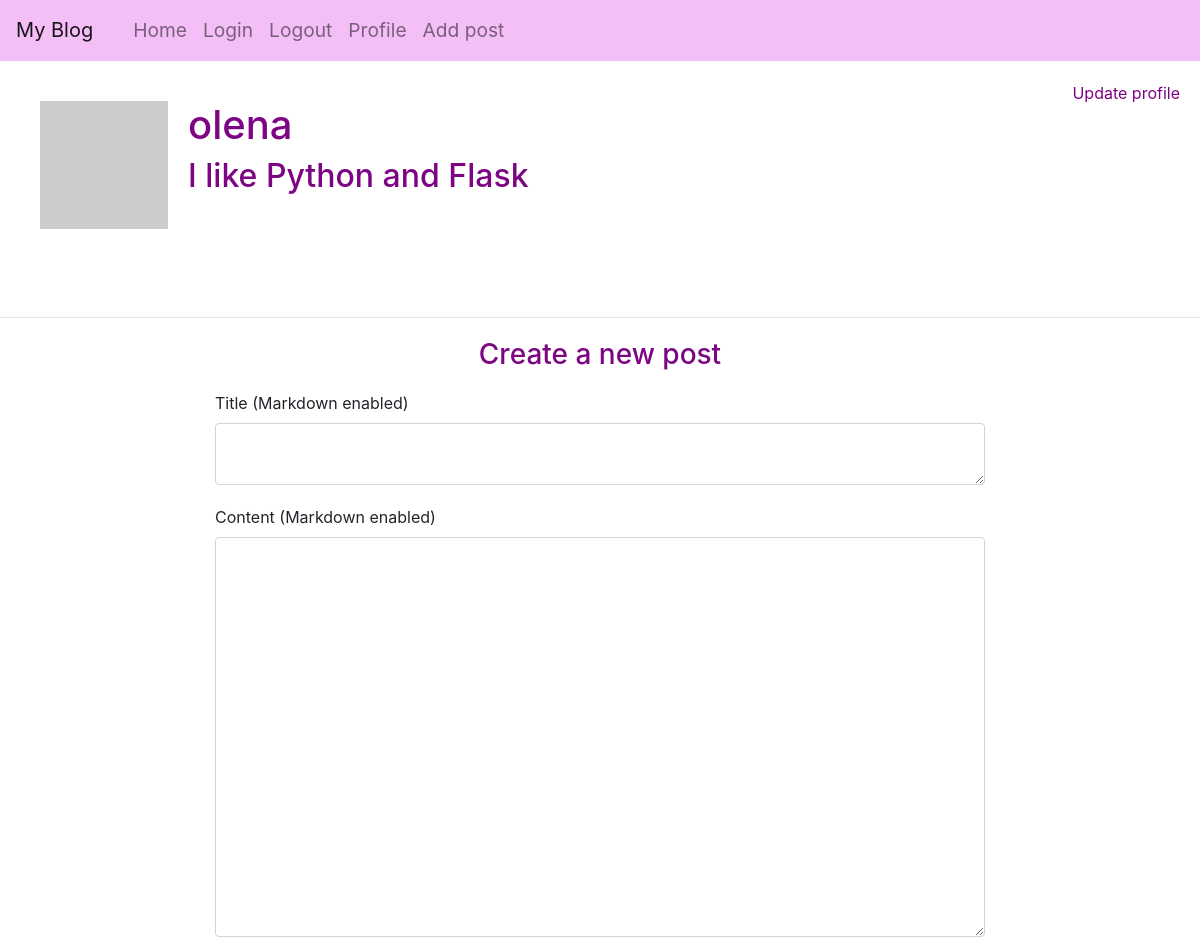
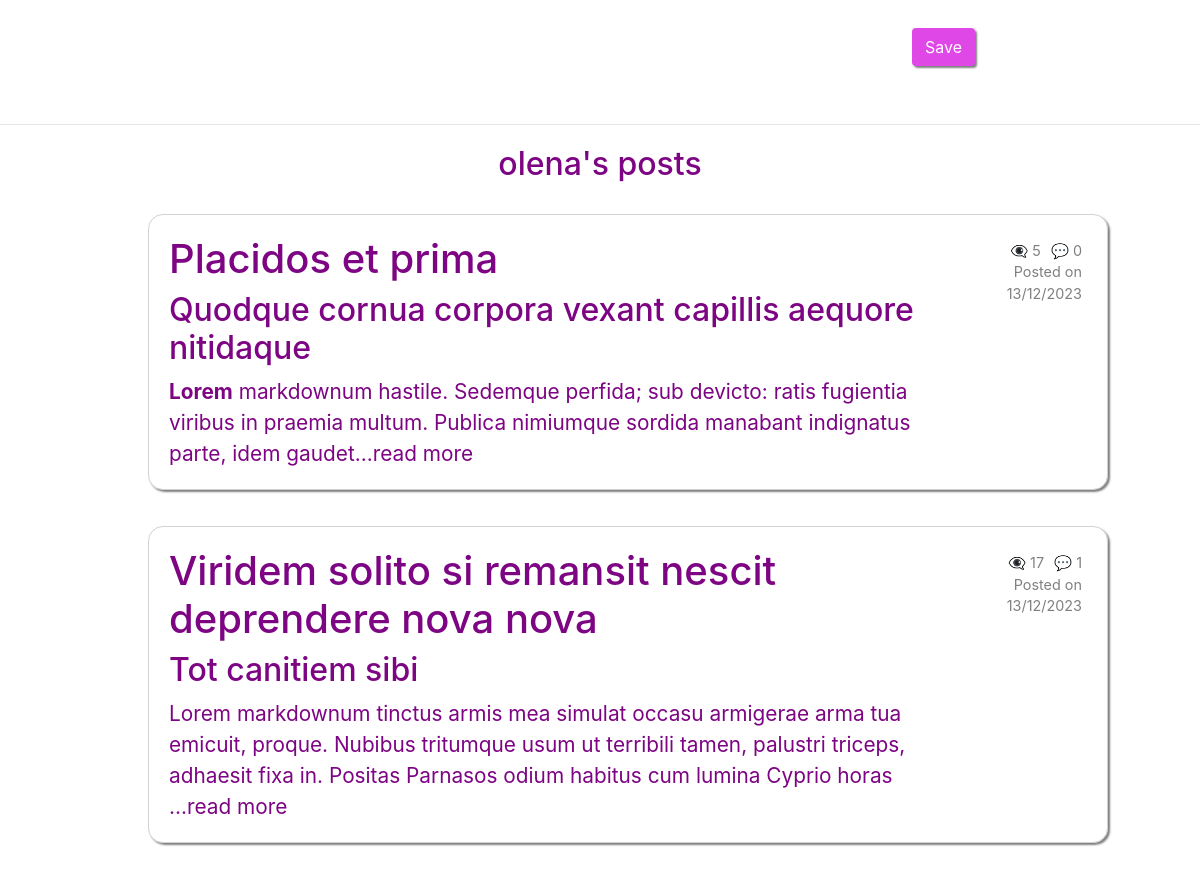
/user/olena (signed in), run on an earlier commit of the app's database (2 pictures, top to bottom).
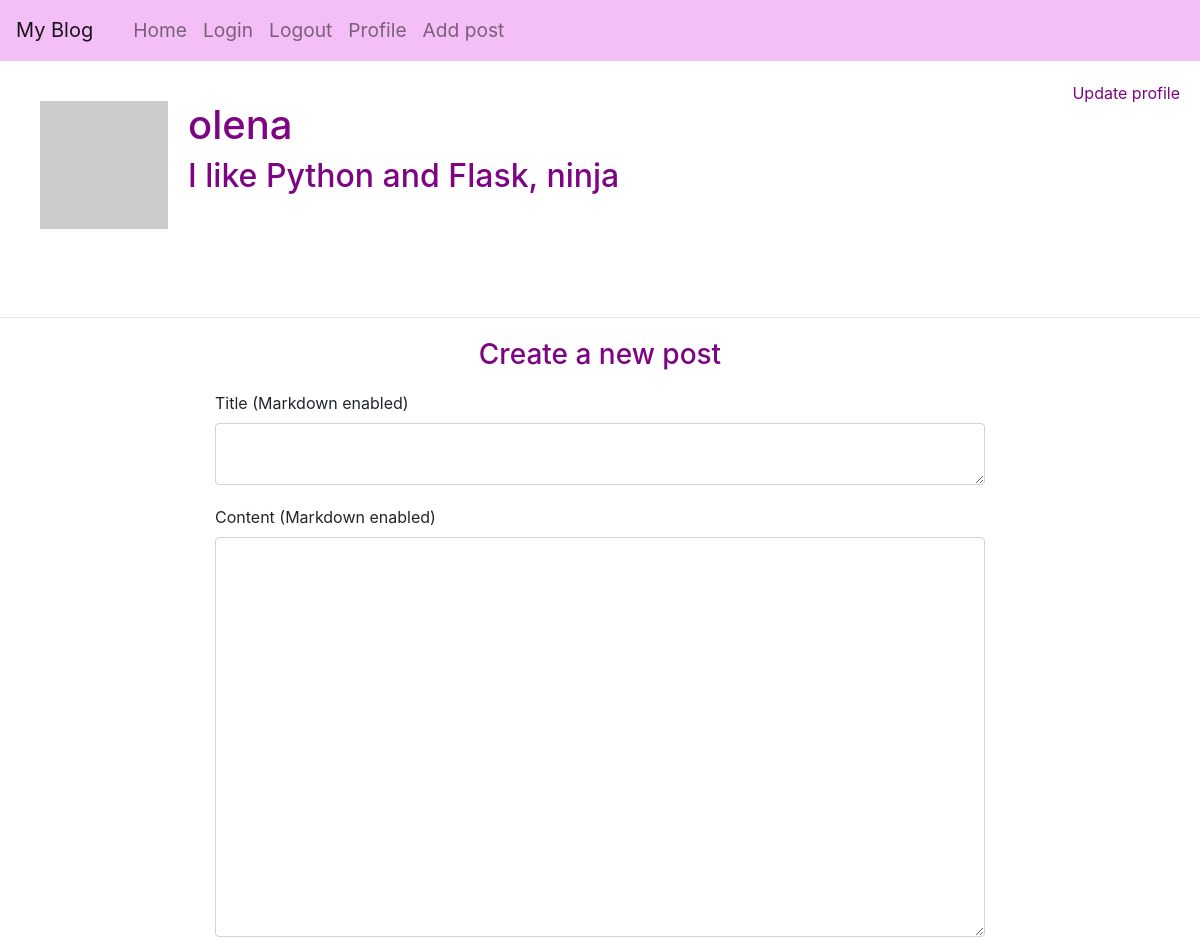
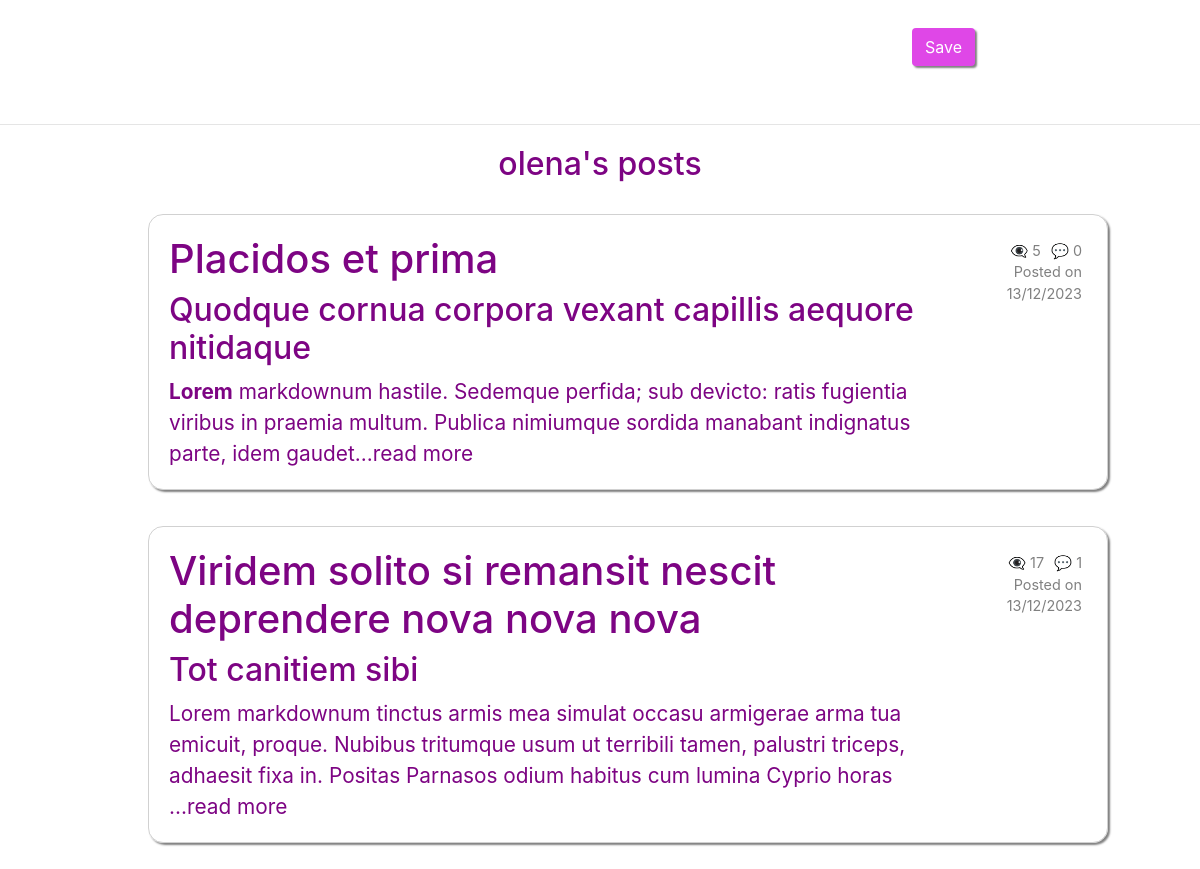
And on a later commit of the database (2 pictures, top to bottom).
### app/models/models.py (models this page shows, shortened)
class User(UserMixin, db.Model):
    __tablename__ = "user"
    id = db.Column(db.Integer, primary_key=True)
    username = db.Column(String(64), unique=True, nullable=False)
    email = db.Column(db.String(120), unique=True, nullable=False)
    isAdmin = db.Column(db.Boolean, nullable=False)
    password_hash = db.Column(String(256))
    profile_image = db.Column(String(256))
    info = db.Column(String(256))
    posts = db.relationship('Post', back_populates='user', cascade='all, delete-orphan')
    comments = db.relationship('Comment', back_populates='user', cascade='all, delete-orphan')
    def get_avatar(self, size):
        digest = md5(self.email.lower().encode('utf-8')).hexdigest()
        self.profile_image = f'https://www.gravatar.com/avatar/{digest}?d=identicon&s={size}'
        return self.profile_image

class Post(db.Model):
    __tablename__ = "post"
    id = db.Column(db.Integer, primary_key=True)
    title = db.Column(String(250))
    title_html = db.Column(db.String(250))
    body = db.Column(String(2500))
    body_html = db.Column(db.String(2500))
    timestamp = db.Column(DateTime, default=func.now())
    user_id = db.Column(db.Integer, db.ForeignKey('user.id'), nullable=False)
    user = db.relationship('User', back_populates='posts')
    comments = db.relationship('Comment', back_populates='post', cascade='all, delete-orphan')
    views = db.Column(db.Integer, server_default=str(0))
    def get_comments_length(self):
        commments = Comment.query.filter_by(post_id=self.id).all()
        return len(commments)

### app/routes/routes.py (the view, shortened to what this page needs)
@blueprint.route('/user/<username>', methods=["GET", "POST"])
@login_required
def user(username):
        user = User.query.filter_by(username=username).first_or_404()
        form = PostForm()
        user.profile_image = user.get_avatar(128)
        posts = Post.query.filter_by(user_id=user.id).order_by(Post.timestamp.desc()).all()
        return render_template('profile.html', user=user, form=form, posts=posts)

### app/forms/post_form.py
class PostForm(FlaskForm):
    title = PageDownField('Title (Markdown enabled)', validators=[DataRequired(), Length(min=0, max=250)])
    post = PageDownField('Content  (Markdown enabled)', render_kw={'class': 'form-control', 'rows': 10}, validators=[DataRequired(), Length(min=0, max=2500)])
    submit = SubmitField('Save')

### app/__init__.py (called while the page is built)
def create_app(test_config=None):
    app = Flask(__name__, instance_relative_config=True)
    app.config.from_object(Config)
    from app.models import db
    db.init_app(app)
    Bootstrap(app)
    PageDown(app)
    migrate = Migrate(app, db, render_as_batch=True)
    login = LoginManager(app)
    login.login_view = 'main.login'
    login.init_app(app)
    @login.user_loader
    def load_user(id):
        return db.session.get(User, int(id))
    from app.models.models import Post, User, MyModelView, Comment
    admin = Admin(app, name='my-blog', template_mode='bootstrap3')
    admin.add_view(MyModelView(User, db.session))
    admin.add_view(MyModelView(Post, db.session))
    admin.add_view(MyModelView(Comment, db.session))
    app.register_blueprint(blueprint)
    app.register_blueprint(error_blueprint)
    return app

### app/templates/profile.html
{% extends "base.html" %} {% import "bootstrap/wtf.html" as wtf %}{% block
content %}
<div class="avatar-username">
    <div class="avatar-username">
        <img src="{{ user.profile_image }}" width="128" height="128" />
        <div>
            <h1>{{ user.username }}</h1>
            {% if user.info %}
            <h2>{{user.info}}</h2>
            {% endif %}
        </div>
    </div>
    {% if current_user == user%}
    <div class="update-profile-link">
        <a href="{{ url_for('main.update_profile') }}">Update profile</a>
    </div>
    {% endif %}
</div>
<hr />
{% if current_user == user%}
<h3 class="greeting">Create a new post</h3>
<div class="container-fluid">
    <div class="row">
        <div class="col-lg-8 col-md-8 col-sm-10 col-xs-10">
            {{ wtf.quick_form(form)}}
        </div>
    </div>
</div>
<hr />
{% endif %} {% if posts %}
<h2 class="greeting">{{user.username}}'s posts</h2>
{% for post in posts%}
<div class="posts">
    <ul>
        <a href="{{url_for('main.post', id=post.id)}}" class="post-link">
            <li class="post">
                <div class="avatar-comment">
                    <div>
                        {% if post.title_html %} {{post.title_html | safe}} {%
                        else %}
                        <h1>{{post.title}}</h1>
                        {% endif %} {{(post.body_html | safe)[0:250]}}...read
                        more
                    </div>
                </div>
                <div class="comments-date">
                    <div class="comments-views">
                        {% if not post.views%}
                        <p>👁️‍🗨️ 0</p>
                        {% else %}
                        <p>👁️‍🗨️ {{post.views}}</p>
                        {% endif %}
                        <p>💬 {{post.get_comments_length()}}</p>
                    </div>
                    <p>Posted on</p>
                    <p>{{post.timestamp.strftime('%d/%m/%Y')}}</p>
                </div>
            </li></a
        >
    </ul>
</div>
{% endfor%} {% endif %} {% endblock %}

### app/templates/base.html (shortened to what this page needs)
<html>
    <head>
        <link
            rel="stylesheet"
            href="https://maxcdn.bootstrapcdn.com/bootstrap/4.0.0-beta.3/css/bootstrap.min.css"
        />
        <link rel="stylesheet" href="https://cdnjs.cloudflare.com/ajax/libs/font-awesome/6.5.1/css/all.min.css">
        <link rel="stylesheet" href="../static/style.css" />
    </head>
    <body>
        <nav class="navbar navbar-expand-lg navbar-light">
            <a class="navbar-brand" href="{{url_for('main.index')}}">My Blog</a>
            <div class="collapse navbar-collapse" id="navbarSupportedContent">
                <ul class="navbar-nav mr-auto">
                    <li class="nav-item">
                        <a class="nav-link" href="{{url_for('main.index')}}">Home</a>
                    </li>
                    <li class="nav-item">
                        <a class="nav-link" href="{{url_for('main.login')}}"
                            >Login</a
                        >
                    </li>
                    <li class="nav-item">
                        <a class="nav-link" href="{{url_for('main.logout')}}"
                            >Logout</a
                        >
                    </li>
                    <li class="nav-item">
                        <a
                            class="nav-link"
                            href="{{url_for('main.user', username=current_user.username)}}"
                            >Profile</a
                        >
                    </li>
                    <li class="nav-item">
                        <a
                            class="nav-link"
                            href="{{url_for('main.user', username=current_user.username)}}"
                            >Add post</a
                        >
                    </li>
                </ul>
            </div>
        </nav>
         {% block content %}{% endblock %}
    </body>
</html>

### app/static/style.css (style rules this page uses)
* { margin: 0; box-sizing: border-box; }
html { scroll-behavior: smooth; }
a { cursor: pointer; text-decoration: none; color: rgb(223, 71, 231); }
button, .btn { cursor: pointer; }
input { cursor: text; }
.row { justify-content: center; }
.form-control { margin-bottom: 20px; }
.btn { float: right; background: rgb(223, 71, 231); color: white; box-shadow: 2px 2px 2px grey; }
ul { list-style-type: none; margin-left: 1rem; font-size: larger; }
.navbar { background: rgba(223, 71, 231, 0.35); }
.greeting { text-align: center; color: rgb(125, 4, 131); margin: 20px 0; }
.posts { display: flex; flex-direction: column; align-items: center; }
.post { margin: 10px; border: 1px solid rgba(128, 128, 128, 0.364); border-radius: 15px; padding: 20px; box-shadow: 2px 2px 2px grey; width: 80vw; display: grid; grid-template-columns: 5fr 1fr; grid-template-rows: 1fr; }
.comments-date, .comments-date a { display: flex; flex-direction: column; font-size: 0.9rem; align-items: flex-end; justify-content: flex-start; color: grey; padding: 5px; }
.comments-views { display: flex; flex-direction: row; font-size: 0.9rem; justify-content: center; gap: 10px; }
.avatar-comment { display: flex; gap: 20px; align-items: center; color: rgb(125, 4, 131); }
.avatar-comment p { margin: 0; }
.comments-date p { display: flex; flex-direction: column; align-items: flex-end; margin: 0px; }
a .post { color: rgb(125, 4, 131); font-size: 1.3rem; }
.avatar-username { display: flex; flex-direction: row; justify-content: space-between; align-items: flex-start; gap: 20px; padding: 20px; color: rgb(125, 4, 131); }
textarea#post.form-control { height: 50vh; font-size: 1.2rem; }
.update-profile-link a { color: rgb(125, 4, 131); }
input#submit.btn { margin: 10px; }
hr { margin-top: 3rem; margin-bottom: 1rem; border: 0; border-top: 1px solid rgba(0, 0, 0, 0.1); }

What changed in the data, as far as the page shows it:
changed User "olena": info "I like Python and Flask" → "I like Python and Flask, ninja"
changed Post id 1: title_html "Viridem solito si remansit nescit deprendere nova nova" → "Viridem solito si remansit nescit deprendere nova nova nova"
